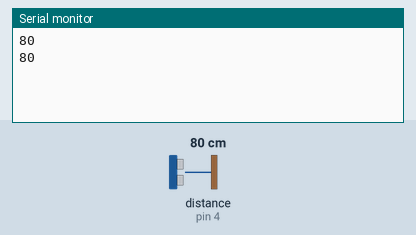
A sketch run on a simulated Arduino Uno, built with avr-gcc and run on an emulated ATmega328P. Parts: the last lines printed to the serial monitor. Wiring (inferred from the names in the program): ultrasonic range finder: trigger pin 11; echo pin 4. The inputs (shaded band) are chosen by the test bench; at power-on: distance to the obstacle (sensor on pin 4) 80 cm. The echo pulse lasts 58.3 µs per cm.

Above: at 1.8 s.
1.9 s: distance to the obstacle (sensor on pin 4) set to 2 cm
At 2.8 s:
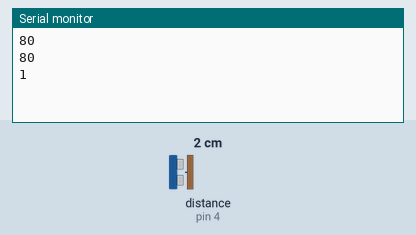
3.4 s: distance to the obstacle (sensor on pin 4) set to 4 cm
At 4.6 s:
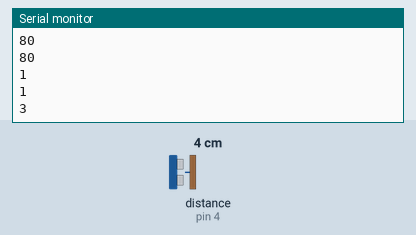
Timing chart, 0 to 6.4 s (numbered marks = the images above; inputs shaded):
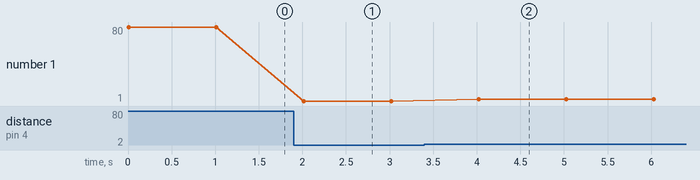

The sketch:

ultrasonik.ino
```cpp
int pTrig = 11;
int pEcho = 4;
long durasi;
int percobaan= 1;
int jarak= 0;

void setup() {
  // put your setup code here, to run once:
  Serial.begin(9600);
  pinMode(pTrig, OUTPUT);
  pinMode(pEcho, INPUT);

}

void loop() {
  // put your main code here, to run repeatedly:

  jarak = trig();
  Serial.println(jarak);
  delay(1000);
}

long trig(){
  digitalWrite(pTrig, LOW);
  delayMicroseconds(1000);
  digitalWrite(pTrig, HIGH);
  delayMicroseconds(1000);
  digitalWrite(pTrig, LOW);
  durasi = pulseIn(pEcho, HIGH);
  return durasi / 29 / 2;
}
```

Measured:
- after the input at 1.9 s, the serial monitor: prints a new line after 0.12 s (image 1)
- after the input at 3.4 s, the serial monitor: prints a new line after 0.62 s (image 2)
- plotted number 1: 80 → 1 after the input at 1.9 s, 1 → 3 after the input at 3.4 s
